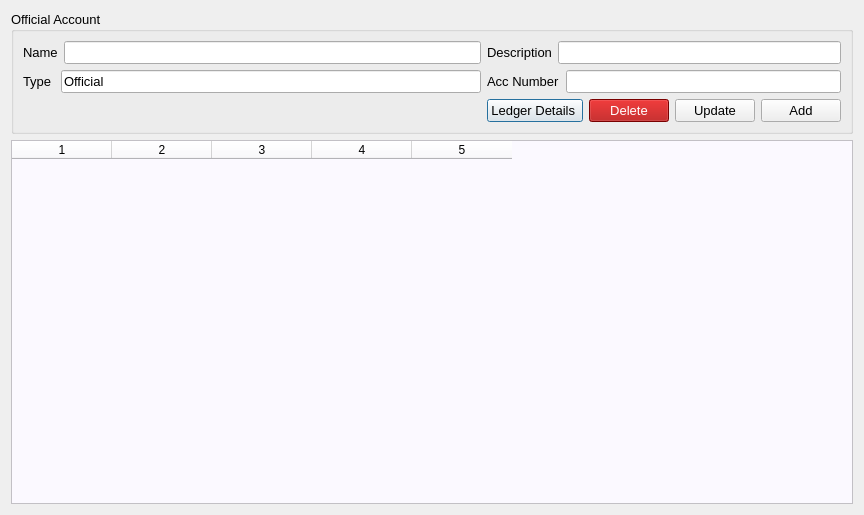
<?xml version="1.0" encoding="UTF-8"?>
<ui version="4.0">
 <class>Dialog</class>
 <widget class="QDialog" name="Dialog">
  <property name="windowModality">
   <enum>Qt::ApplicationModal</enum>
  </property>
  <property name="geometry">
   <rect>
    <x>0</x>
    <y>0</y>
    <width>864</width>
    <height>515</height>
   </rect>
  </property>
  <property name="windowTitle">
   <string>Dialog</string>
  </property>
  <layout class="QGridLayout" name="gridLayout_3">
   <item row="0" column="0">
    <widget class="QGroupBox" name="groupBox">
     <property name="font">
      <font>
       <pointsize>10</pointsize>
      </font>
     </property>
     <property name="title">
      <string>Official Account</string>
     </property>
     <layout class="QGridLayout" name="gridLayout_2" columnstretch="7,3">
      <item row="0" column="0">
       <layout class="QHBoxLayout" name="horizontalLayout">
        <item>
         <widget class="QLabel" name="label">
          <property name="font">
           <font>
            <pointsize>10</pointsize>
           </font>
          </property>
          <property name="text">
           <string>Name</string>
          </property>
         </widget>
        </item>
        <item>
         <widget class="QLineEdit" name="name">
          <property name="font">
           <font>
            <pointsize>10</pointsize>
           </font>
          </property>
         </widget>
        </item>
       </layout>
      </item>
      <item row="0" column="1">
       <layout class="QHBoxLayout" name="horizontalLayout_3">
        <item>
         <widget class="QLabel" name="label_3">
          <property name="font">
           <font>
            <pointsize>10</pointsize>
           </font>
          </property>
          <property name="text">
           <string>Description</string>
          </property>
         </widget>
        </item>
        <item>
         <widget class="QLineEdit" name="desc">
          <property name="font">
           <font>
            <pointsize>10</pointsize>
           </font>
          </property>
         </widget>
        </item>
       </layout>
      </item>
      <item row="1" column="0">
       <layout class="QHBoxLayout" name="horizontalLayout_2">
        <item>
         <widget class="QLabel" name="label_2">
          <property name="font">
           <font>
            <pointsize>10</pointsize>
           </font>
          </property>
          <property name="text">
           <string>Type </string>
          </property>
         </widget>
        </item>
        <item>
         <widget class="QLineEdit" name="type">
          <property name="font">
           <font>
            <pointsize>10</pointsize>
           </font>
          </property>
          <property name="text">
           <string>Official</string>
          </property>
          <property name="readOnly">
           <bool>true</bool>
          </property>
         </widget>
        </item>
       </layout>
      </item>
      <item row="1" column="1">
       <layout class="QGridLayout" name="gridLayout">
        <item row="0" column="0">
         <widget class="QLabel" name="label_4">
          <property name="font">
           <font>
            <pointsize>10</pointsize>
           </font>
          </property>
          <property name="text">
           <string>Acc Number</string>
          </property>
         </widget>
        </item>
        <item row="0" column="1">
         <widget class="QLineEdit" name="acc">
          <property name="font">
           <font>
            <pointsize>10</pointsize>
           </font>
          </property>
          <property name="text">
           <string/>
          </property>
          <property name="readOnly">
           <bool>false</bool>
          </property>
         </widget>
        </item>
       </layout>
      </item>
      <item row="2" column="1">
       <layout class="QHBoxLayout" name="horizontalLayout_5">
        <item>
         <widget class="QPushButton" name="viewb">
          <property name="text">
           <string>Ledger Details </string>
          </property>
         </widget>
        </item>
        <item>
         <widget class="QPushButton" name="deleteb">
          <property name="font">
           <font>
            <pointsize>10</pointsize>
           </font>
          </property>
          <property name="styleSheet">
           <string notr="true">background-color: rgb(170, 0, 0);
color: rgb(255, 255, 255);</string>
          </property>
          <property name="text">
           <string>Delete</string>
          </property>
         </widget>
        </item>
        <item>
         <widget class="QPushButton" name="updateb">
          <property name="font">
           <font>
            <pointsize>10</pointsize>
           </font>
          </property>
          <property name="text">
           <string>Update</string>
          </property>
         </widget>
        </item>
        <item>
         <widget class="QPushButton" name="addb">
          <property name="font">
           <font>
            <pointsize>10</pointsize>
           </font>
          </property>
          <property name="text">
           <string>Add</string>
          </property>
         </widget>
        </item>
       </layout>
      </item>
     </layout>
    </widget>
   </item>
   <item row="1" column="0">
    <widget class="QTableWidget" name="tableWidget">
     <property name="styleSheet">
      <string notr="true">background-color: rgb(251, 249, 255);</string>
     </property>
     <property name="columnCount">
      <number>5</number>
     </property>
     <column/>
     <column/>
     <column/>
     <column/>
     <column/>
    </widget>
   </item>
  </layout>
 </widget>
 <resources/>
 <connections/>
</ui>
